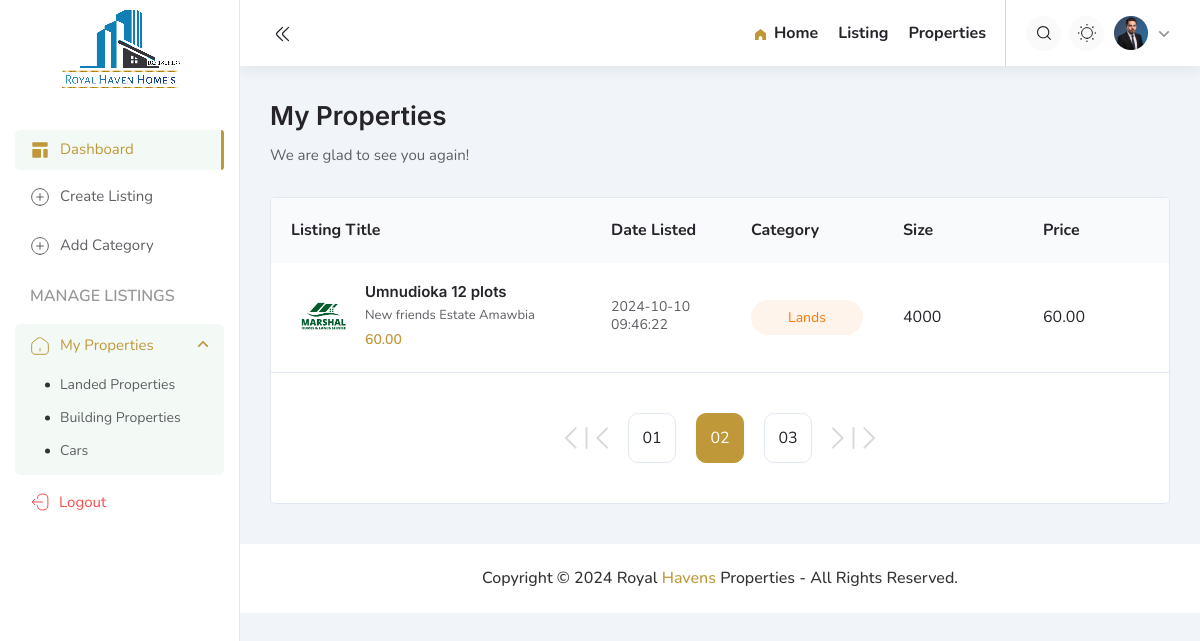
The page /admin/property-listings.php on the database its author committed.
### tables this page shows
CREATE TABLE `properties` (
  `id` int(11) NOT NULL,
  `name` varchar(100) NOT NULL,
  `description` text NOT NULL,
  `price` decimal(10,2) NOT NULL,
  `category_id` int(11) DEFAULT NULL,
  `create_at` timestamp NOT NULL DEFAULT current_timestamp(),
  `rooms` int(50) NOT NULL,
  `washrooms` int(50) NOT NULL,
  `area_size` int(25) NOT NULL,
  `state` varchar(200) NOT NULL,
  `town` varchar(200) NOT NULL,
  `address` varchar(250) NOT NULL,
  `color` varchar(255) NOT NULL,
  `brand` varchar(200) NOT NULL,
  `drive` varchar(200) NOT NULL
);

CREATE TABLE `categories` (
  `id` int(11) NOT NULL,
  `name` varchar(100) NOT NULL
);

### functions/Properties.php (called while the page is built, shortened)
<?php
class Property {
    private $conn;
    private $table_name = 'properties';
    public function __construct($db)
    {
        $this->conn = $db;
    }
    public function getAllProperties(){
         $query = "
            SELECT
                properties.id,
                properties.name,
                properties.description,
                properties.price,
                properties.rooms,
                properties.washrooms,
                properties.area_size,
                properties.state,
                properties.town,
                properties.address,
                properties.color,
                properties.brand,
                properties.drive,
                properties.create_at as create_at,
                property_pics.img as image,
                categories.name as category
            FROM
                ".$this->table_name. " properties
            JOIN
                categories ON properties.category_id = categories.id
            LEFT JOIN
                property_pics ON properties.id = property_pics.property_id
            WHERE
                property_pics.status = 'active'
            GROUP BY
                properties.id
            ";
        $stmt = $this->conn->prepare($query);
        $stmt->execute();
        return $stmt->fetchAll(PDO::FETCH_ASSOC);
    }
}
?>

### admin/property-listings.php (the view, shortened to what this page needs)
<?php
include_once '../functions/Properties.php';
$database = new Database();
$db = $database->getConnection();
$property = new Property($db);
$properties = $property->getAllProperties();
?>
<!doctype html>
<html lang="en">
<head>
    <link rel="stylesheet" href="assets/css/plugins/swiper-bundle.min.css">
    <link rel="stylesheet" href="assets/css/vendor/bootstrap.min.css">
    <link rel="stylesheet" href="assets/css/plugins/swiper-bundle.min.css">
    <link rel="stylesheet" href="assets/css/plugins/glightbox.min.css">
    <link rel="stylesheet" href="assets/css/style.css">
    <link rel="stylesheet" href="assets/css/dashboard.css">
    <link rel="stylesheet" href="assets/css/table.css">
    <link rel="stylesheet" href="assets/css/dark.css">
</head>
<body>
    <div class="dashboard__page--wrapper">
        <?php include 'admin_inc/sidebar.php' ?>
        <div class="page__body--wrapper" id="dashbody__page--body__wrapper">
            <?php include 'admin_inc/header.php' ?>
            <main class="main__content_wrapper">
                <div class="dashboard__container dashboard__reviews--container">
                    <div class="reviews__heading mb-30">
                        <h2 class="reviews__heading--title">My Properties</h2>
                        <p class="reviews__heading--desc">We are glad to see you again!</p>
                    </div>
                    <div class="properties__wrapper">
                        <div class="properties__table table-responsive">
                            <table class="properties__table--wrapper">
                                <thead>
                                    <tr>
                                        <th>Listing Title</th>
                                        <th>Date Listed</th>
                                        <th><span class="">Category</span></th>
                                        <th>Size</th>
                                        <th>Price</th>
                                        <th>Actions</th>
                                    </tr>
                                </thead>
                                <tbody>
                                    <?php foreach ($properties as $property): ?>
                                        <?php if ($property['category'] === 'Lands'): ?>
                                            <tr>
                                                <td>
                                                    <div class="properties__author d-flex align-items-center">
                                                        <div class="properties__author--thumb " style="width: 64px; height: 64px;">
                                                            <img class="rounded-3 w-100 h-100" src="../functions/<?php echo $property['image'] ?>" alt="img">
                                                        </div>
                                                        <div class="reviews__author--text">
                                                            <h3 class="reviews__author--title"><?php echo $property['name'] ?></h3>
                                                            <p class="reviews__author--subtitle"><?php echo $property['address'] ?></p>
                                                            <span class="properties__author--price"><?php echo $property['price'] ?></span>
                                                        </div>
                                                    </div>
                                                </td>
                                                <td>
                                                    <span class="reviews__date"><?php echo $property['create_at'] ?></span>
                                                </td>
                                                <td>
                                                    <span class="status__btn
                                                    <?php
                                                    if ($property['category'] === 'Cars') {
                                                        echo 'pending';
                                                    } elseif ($property['category'] === 'Buildings/Houses') {
                                                        echo 'active';
                                                    } else {
                                                        echo 'processing';
                                                    }
                                                    ?>
                                                    "><?php echo $property['category'] ?></< /span>
                                                </td>
                                                <td>
                                                    <span class="properties__views"><?php echo $property['area_size'] ?></span>
                                                </td>
                                                <td>
                                                    <span class="properties__views"><?php echo $property['price'] ?></span>
                                                </td>
                                                <td>
                                                </td>
                                            </tr>
                                        <?php endif; ?>
                                    <?php endforeach; ?>
                                </tbody>
                            </table>
                        </div>
                        <div class="pagination__area">
                            <nav class="pagination justify-content-center">
                                <ul class="pagination__menu d-flex align-items-center justify-content-center">
                                    <li class="pagination__menu--items pagination__arrow d-flex">
                                        <a href="#" class="pagination__arrow-icon link">
                                            <svg width="12" height="22" viewBox="0 0 12 22" fill="none" xmlns="http://www.w3.org/2000/svg">
                                                <path d="M10.583 20.5832L0.999675 10.9998L10.583 1.4165" stroke="currentColor" stroke-width="2" stroke-linecap="round" stroke-linejoin="round" />
                                            </svg>
                                        </a>
                                        <span class="pagination__arrow-icon">
                                            <svg width="3" height="22" viewBox="0 0 3 22" fill="none" xmlns="http://www.w3.org/2000/svg">
                                                <path d="M1.50098 1L1.50098 21" stroke="currentColor" stroke-width="2" stroke-linecap="round" />
                                            </svg>
                                        </span>
                                        <a href="#" class="pagination__arrow-icon link">
                                            <svg width="12" height="22" viewBox="0 0 12 22" fill="none" xmlns="http://www.w3.org/2000/svg">
                                                <path d="M11.001 20.5832L1.41764 10.9998L11.001 1.4165" stroke="currentColor" stroke-width="2" stroke-linecap="round" stroke-linejoin="round" />
                                            </svg>
                                        </a>
                                    </li>
                                    <li class="pagination__menu--items"><a href="#" class="pagination__menu--link">01</a></li>
                                    <li class="pagination__menu--items"><a href="#" class="pagination__menu--link active color-accent-1">02</a></li>
                                    <li class="pagination__menu--items"><a href="#" class="pagination__menu--link">03</a></li>
                                    <li class="pagination__menu--items pagination__arrow d-flex">
                                        <a href="#" class="pagination__arrow-icon link">
                                            <svg width="12" height="22" viewBox="0 0 12 22" fill="none" xmlns="http://www.w3.org/2000/svg">
                                                <path d="M1.00098 20.5832L10.5843 10.9998L1.00098 1.4165" stroke="currentColor" stroke-width="2" stroke-linecap="round" stroke-linejoin="round" />
                                            </svg>
                                        </a>
                                        <span class="pagination__arrow-icon">
                                            <svg width="3" height="22" viewBox="0 0 3 22" fill="none" xmlns="http://www.w3.org/2000/svg">
                                                <path d="M1.50098 1L1.50098 21" stroke="currentColor" stroke-width="2" stroke-linecap="round" />
                                            </svg>
                                        </span>
                                        <a href="#" class="pagination__arrow-icon link">
                                            <svg width="12" height="22" viewBox="0 0 12 22" fill="none" xmlns="http://www.w3.org/2000/svg">
                                                <path d="M1.41895 20.5832L11.0023 10.9998L1.41895 1.4165" stroke="currentColor" stroke-width="2" stroke-linecap="round" stroke-linejoin="round" />
                                            </svg>
                                        </a>
                                    </li>
                                </ul>
                            </nav>
                        </div>
                    </div>
                </div>
                <?php include 'admin_inc/footer.php' ?>
            </main>
        </div>
    </div>
</body>
</html>

### admin/assets/css/style.css (style rules this page uses)
:root { --font-body-family: "Nunito", sans-serif; --font-heading-family: "Inter", sans-serif; --font-body-size: 1.6rem; --font-body-weight: 400; --font-heading-weight: 600; --font-headings-weight: 700; --font-line-height: 2.5rem; --transition: all 0.3s ease 0s; --duration-long: 500ms; --color-shadow: rgba(0, 0, 0, 0.1); --container-fluid-offset: 12rem; --color-background: #fff; --color-background-2: #26232A; --color-background-3: #F1F5F9; --color-background-4: #FAFAFA; --color-background-5: #F8FAFC; --color-background-6: #EFEFEF; --color-foreground: #26232A; --color-foreground-2: #333335; --color-foreground-sub: #5E5F63; --color-foreground-sub-2: #8C9097; --color-border: #D9D9D9; --color-border-2: #E2E8F0; --color-hover: #bf9839; --color-white: #fff; }
*, *::after, *::before { box-sizing: border-box; }
html { scroll-behavior: smooth; }
html, body { min-height: 100%; margin: 0; font-size: 62.5%; padding: 0; }
body { font-family: var(--font-body-family); font-size: var(--font-body-size, 1.6rem); font-weight: var(--font-body-weight); font-style: normal; line-height: var(--font-line-height, 2.5rem); position: relative; visibility: visible; overflow-x: hidden; color: var(--color-foreground); background-color: var(--color-background-3); }
h1, .h1, h2, .h2, h3, .h3, h4, .h4, h5, .h5, h6, .h6 { font-weight: 600; margin: 0; font-family: var(--font-heading-family); }
h2, .h2 { font-size: 2rem; line-height: 3rem; }
@media only screen and (min-width: 576px) { h2, .h2 { font-size: 2.2rem; line-height: 3rem; } }
@media only screen and (min-width: 768px) { h2, .h2 { font-size: 2.4rem; line-height: 3.2rem; } }
@media only screen and (min-width: 992px) { h2, .h2 { font-size: 2.6rem; line-height: 3.5rem; } }
h3, .h3 { font-size: 1.6rem; line-height: 2.4rem; }
@media only screen and (min-width: 576px) { h3, .h3 { font-size: 1.7rem; line-height: 2.5rem; } }
@media only screen and (min-width: 992px) { h3, .h3 { font-size: 1.8rem; line-height: 2.6rem; } }
p, .p { margin-top: 0; margin-bottom: 1rem; font-size: 1.6rem; line-height: 2.6rem; color: var(--color-foreground); }
@media only screen and (min-width: 1200px) { p, .p { margin-bottom: 1.5rem; } }
@media only screen and (min-width: 768px) { p, .p { font-size: 1.7rem; line-height: 2.8rem; } }
p:last-child { margin-bottom: 0; }
a, button { display: inline-block; cursor: pointer; transition: var(--transition); text-decoration: none; color: inherit; }
a, button, img, input, textarea { transition: var(--transition); }
a { color: var(--color-foreground); }
img { max-width: 100%; height: auto; display: block; }
span { display: inline-block; transition: var(--transition); }
ul { margin: 0; padding: 0; }
ul:last-child { margin-bottom: 0; }
li { list-style: none; line-height: 1; }
.table-responsive { display: block; width: 100%; overflow-x: auto; -webkit-overflow-scrolling: touch; }
.mb-30 { margin-bottom: 3rem; }

### admin/assets/css/dashboard.css (style rules this page uses)
.main__content_wrapper { padding-top: 6.8rem; }
.page__body--wrapper { padding-left: 0; transition: .3s; -webkit-transition: .3s; -moz-transition: .3s; -ms-transition: .3s; -o-transition: .3s; }
@media only screen and (min-width: 1200px) { .page__body--wrapper { padding-left: 24rem; } }
.dashboard__container { gap: 3rem; padding: 3rem 1.5rem; }
@media only screen and (min-width: 400px) { .dashboard__container { padding: 3rem 2rem; } }
@media only screen and (min-width: 1200px) { .dashboard__container { padding: 3rem 3rem 4rem; } }

### rows shown on the page
properties: name "Umnudioka 12 plots", address "New friends Estate Amawbia", price "60.00", create_at "2024-10-10 09:46:22", category.name "Lands", area_size "4000"
